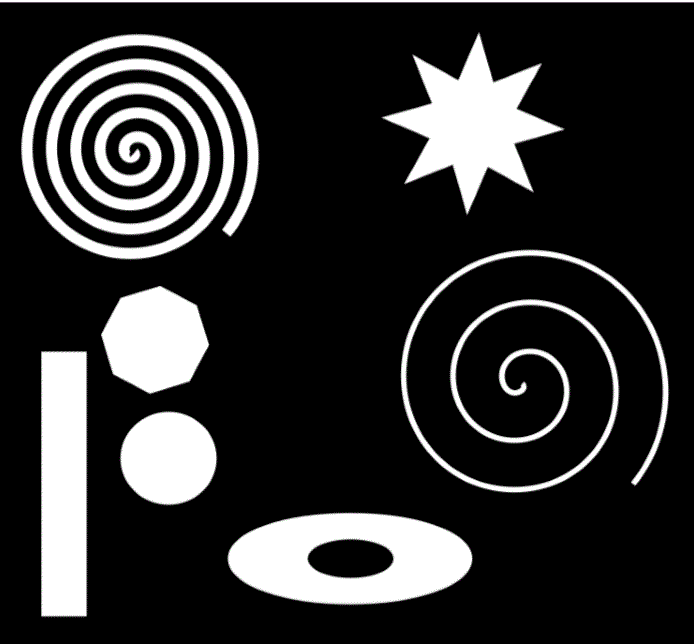
%> input picture img1.GIF, 694 x 644 px
$ octave ImageBoundaryImg1.m   (GNU Octave 9; MATLAB toolbox functions it lacks are replaced by stand-ins)
%> lines starting %> are read from the running program, lines starting %| are printed output that depends on the picture
close all
clear all
clc

A=imread('C:\Users\Sara Latif Khan\OneDrive\Desktop\imgs\img1.GIF');
%> A: size 644x694 uint8; min 0, max 251, mean 48.3
%se = strel('square',3);
%se = [1 1 1; 1 1 1; 1 1 1];
se = [ 0 1 0; 1 1 1; 0 1 0];
imgEout = imerode(A,se);
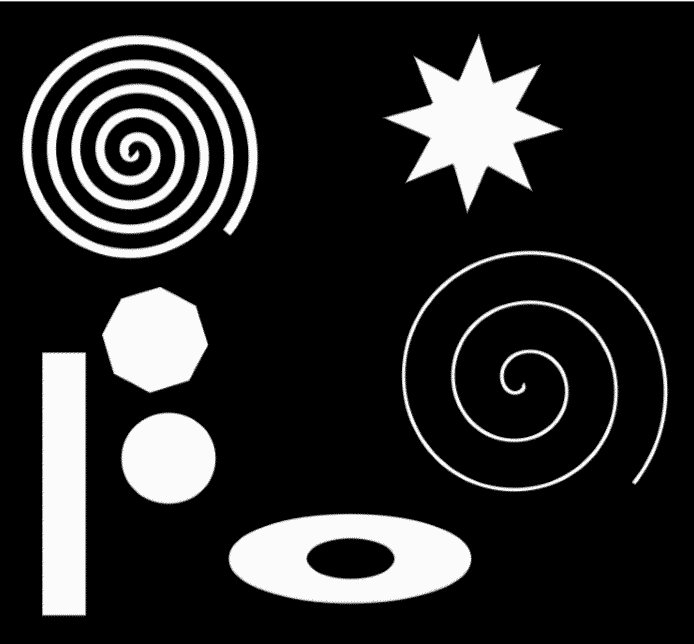
%> imgEout: size 644x694 uint8; min 0, max 251, mean 43
%st = strel('square',3);
%st = [1 1 1; 1 1 1; 1 1 1];
st = [ 0 1 0; 1 1 1; 0 1 0];
outBound = A - imerode(A,se);
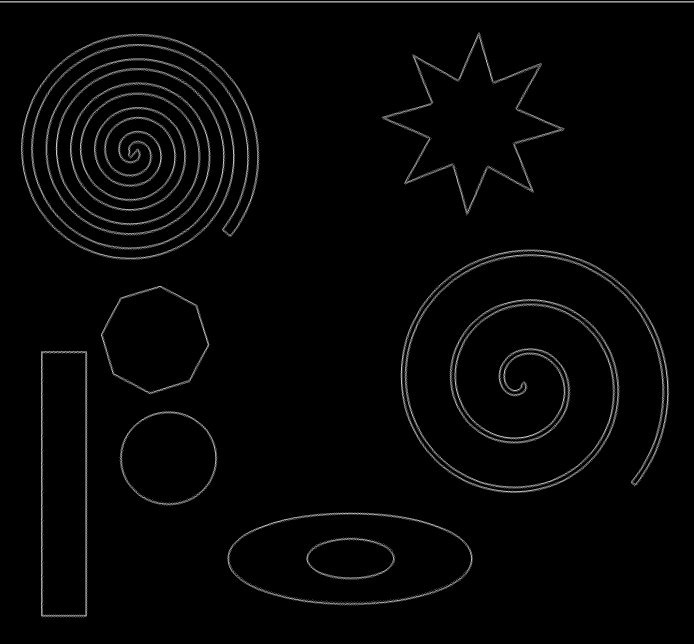
%> outBound: size 644x694 uint8; min 0, max 202, mean 5.3
intBound = imerode(A,se) - A;
%> intBound: size 644x694 uint8; every value is 0

figure,imshow(A);title('Original Image');

figure,imshow(outBound);title('OutBoundary Image');

figure,imshow(intBound);title('intBoundary Image');

$ run again, with car_4.jpg saved as img1.GIF
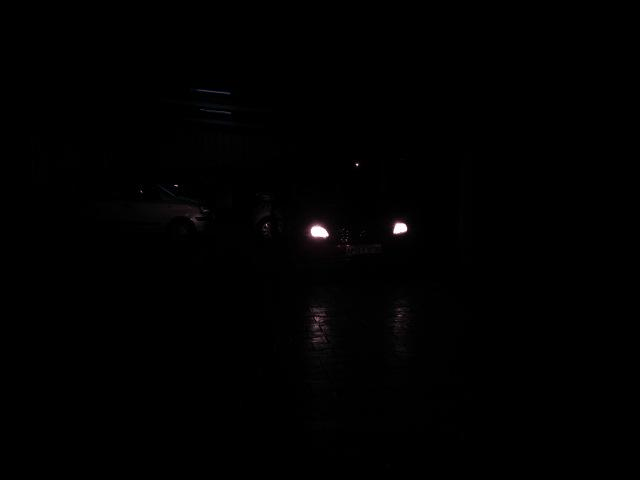
%> input picture car_4.jpg, 640 x 480 px
%> `A=imread('C:\Users\Sara Latif Khan\OneDrive\Desktop\imgs\img1.GIF');`:
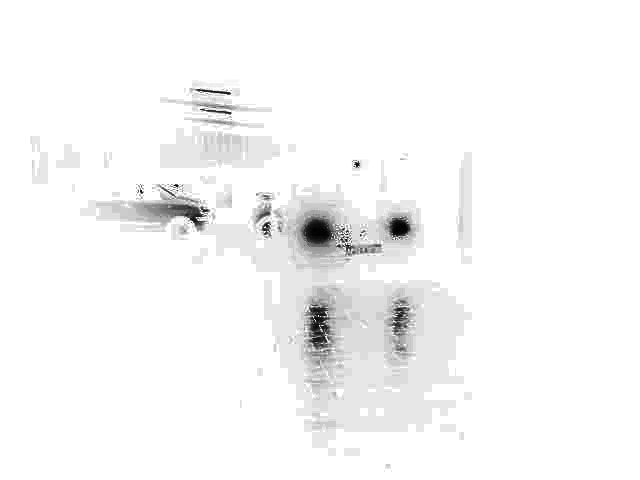
%> A: size 480x640 uint8; min 0, max 255, mean 247.1
%> `imgEout = imerode(A,se);`:
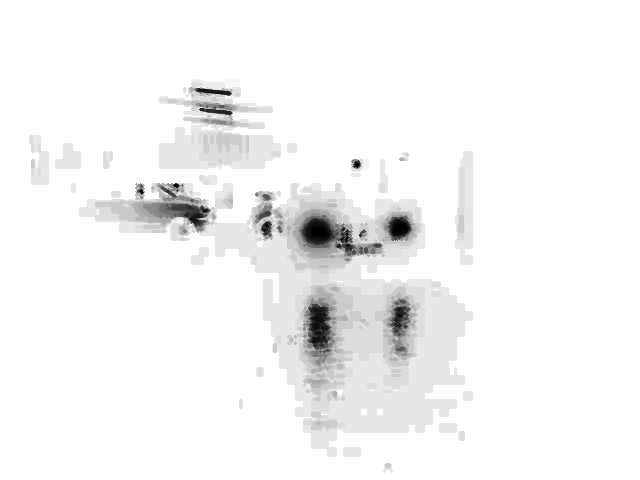
%> imgEout: size 480x640 uint8; min 0, max 255, mean 245.3
%> intBound: size 480x640 uint8; every value is 0
